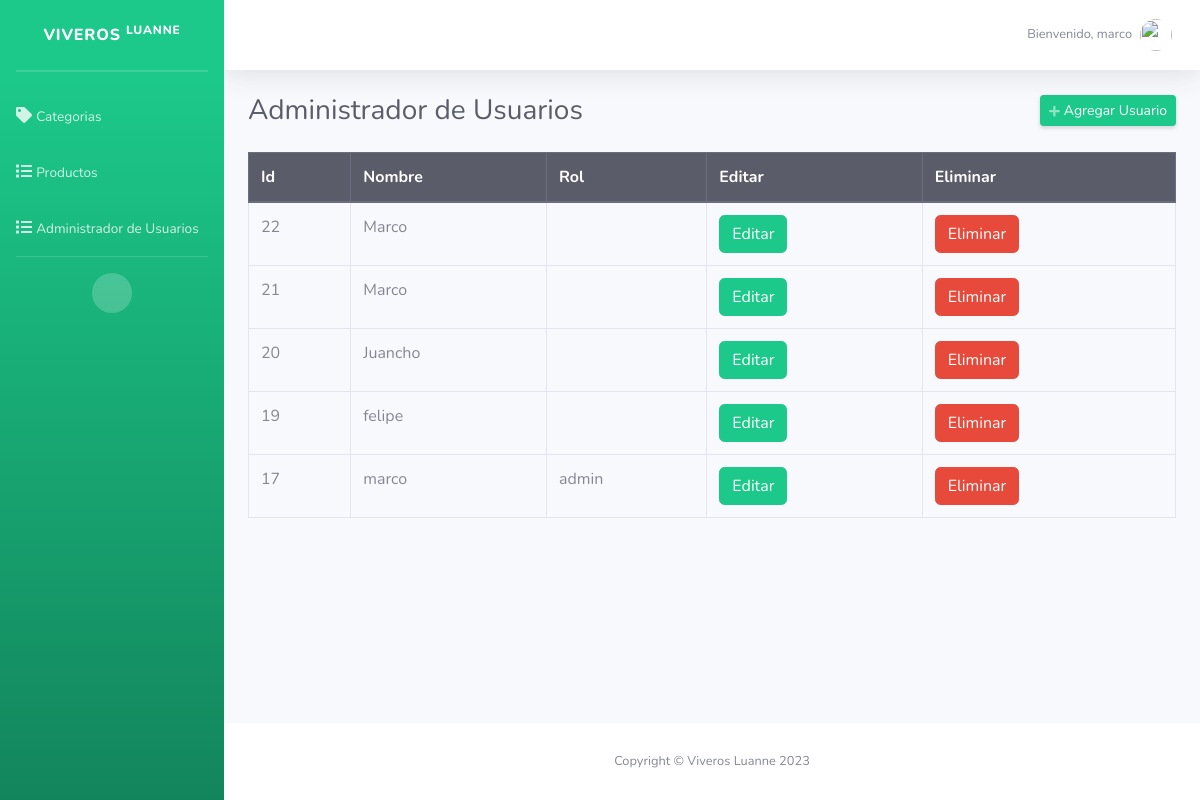
Screenshot of /MarcoPHP/Administrador/gestion_Usuario.php (signed in) with the database file from the repository.
### tables this page shows
CREATE TABLE `usuarios` (
  `id` int(100) NOT NULL,
  `nombre_completo` varchar(50) NOT NULL,
  `correo` varchar(50) NOT NULL,
  `usuario` varchar(50) NOT NULL,
  `contrasena` varchar(50) NOT NULL,
  `rol` varchar(20) NOT NULL,
  `sesion_activa` tinyint(1) NOT NULL
);

### MarcoPHP/Administrador/gestion_Usuario.php (the view, shortened to what this page needs)
<?php
include("header.php");
?>
<div class="d-sm-flex align-items-center justify-content-between mb-4">
    <h1 class="h3 mb-0 text-gray-800">Administrador de Usuarios</h1>
    <a href="#" class="d-none d-sm-inline-block btn btn-sm btn-success shadow-sm" id="abrirCategoria"><i class="fas fa-plus fa-sm text-white-50"></i> Agregar Usuario</a>
</div>
<div class="row">
    <div class="col-md-12">
        <div class="table-responsive">
            <table class="table table-hover table-bordered" style="width: 100%;">
                <thead class="thead-dark">
                    <tr>
                        <th>Id</th>
                        <th>Nombre</th>
                        <th>Rol</th>
                        <th>Editar</th>
                        <th>Eliminar</th>
                    </tr>
                </thead>
                <tbody>
                    <?php
                    $query = mysqli_query($coneccion, "SELECT * FROM usuarios ORDER BY id DESC");
                    while ($data = mysqli_fetch_assoc($query)) { ?>
                    <?php
                    $query = mysqli_query($coneccion, "SELECT * FROM usuarios ORDER BY id DESC");
                    while ($data = mysqli_fetch_assoc($query)) { ?>
                        <tr>
                            <td><?php echo $data['id']; ?></td>
                            <td><?php echo $data['nombre_completo']; ?></td>
                            <td><?php echo $data['rol']; ?></td>
                            <td>
                                <form method="post" action="editar.php?accion=cli&id=<?php echo $data['id']; ?>" class="d-inline editar">
                                    <button class="btn btn-success" type="submit">Editar</button>
                                </form>
                            </td>
                            <td>
                                <form method="post" action="eliminar.php?accion=cli&id=<?php echo $data['id']; ?>" class="d-inline eliminar">
                                    <button class="btn btn-danger" type="submit">Eliminar</button>
                                </form>
                            </td>
                        </tr>
                    <?php } ?>
                    <?php } ?>
                </tbody>
            </table>
        </div>
    </div>
</div>
<?php include("footer.php"); ?>

### rows the page displays
usuarios: id "22", nombre_completo "Marco"
usuarios: id "21", nombre_completo "Marco"
usuarios: id "20", nombre_completo "Juancho"
usuarios: id "19", nombre_completo "felipe"
usuarios: id "17", nombre_completo "marco", rol "admin"

### other values shown
$_SESSION['usuario'] "marco"
